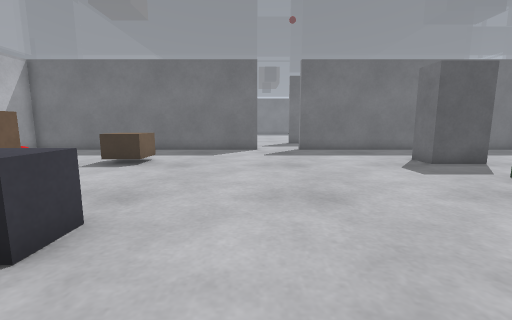
View 1 (above)

18 first-person views from a walk through a world built for the Gazebo simulator. The camera is 0.72 m above the floor, tilts 8° down and sees 90° across. The lines on the ground mark 1 m squares. The floor is counted in squares, 0.5 m on a side. Each view is taken from the middle of a square. On the plan, view 1 faces up. The plan holds only what a view shows up to about 13 squares ahead; the rest is blank. The place goes on beyond the plan.

View 2
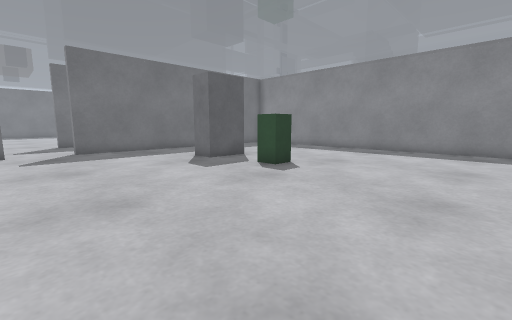

View 3
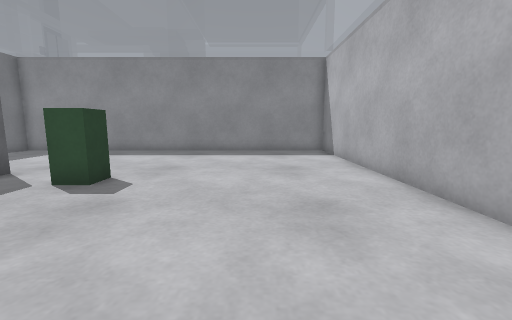

View 4
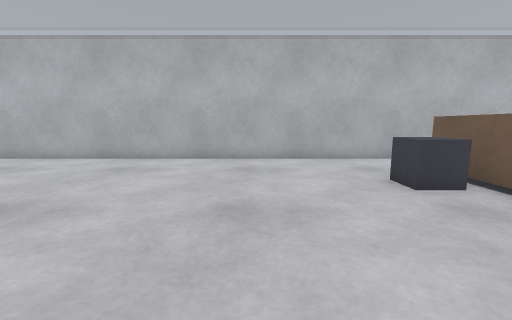

View 5
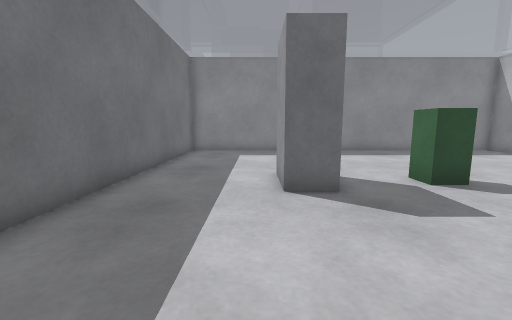

View 6
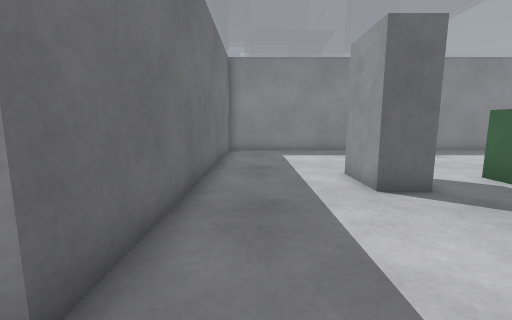

View 7
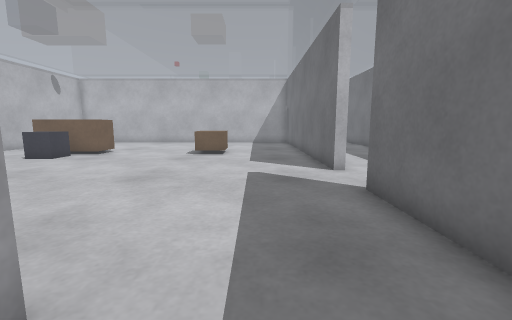

View 8
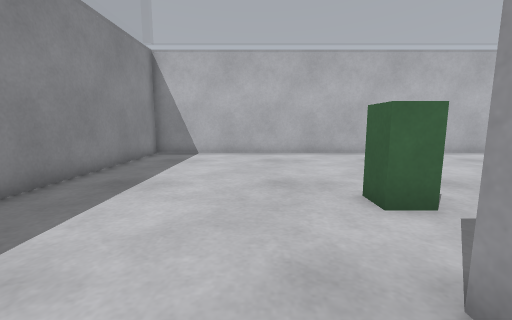

View 9
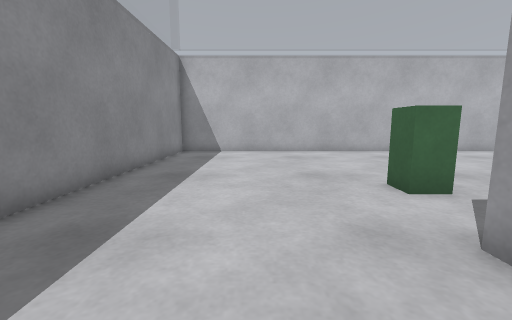

View 10
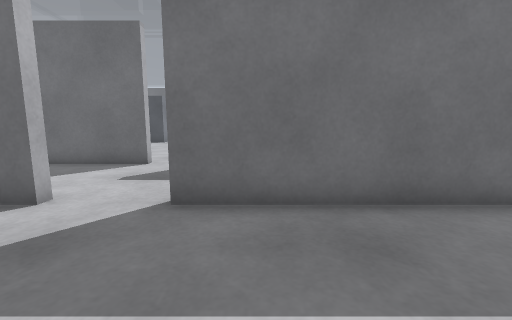

View 11
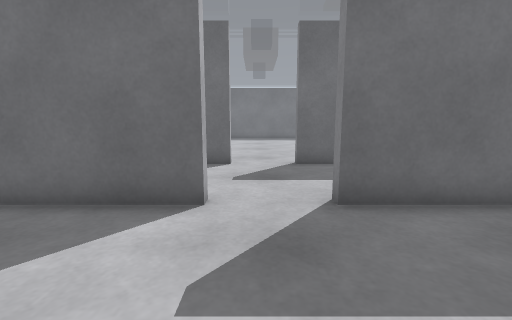

View 12
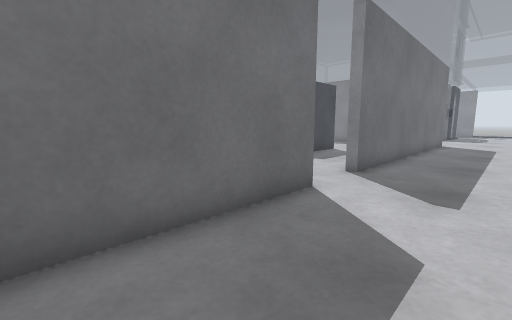

View 13
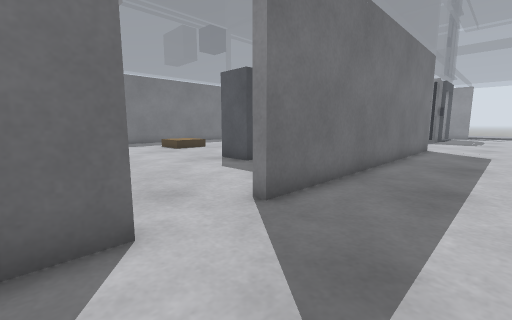

View 14
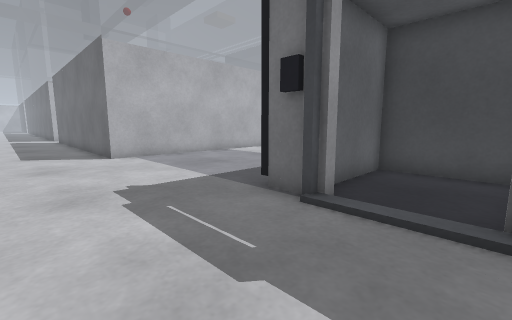

View 15
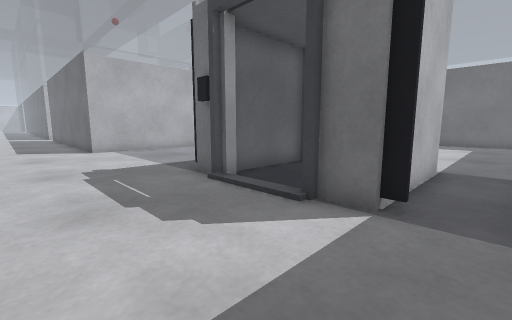

View 16
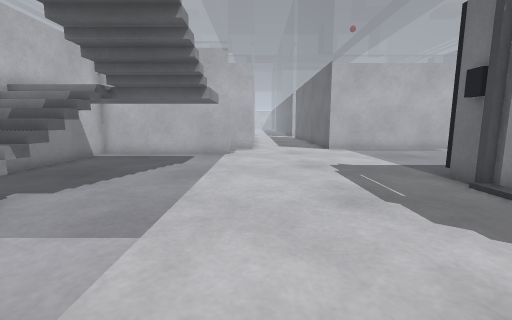

View 17
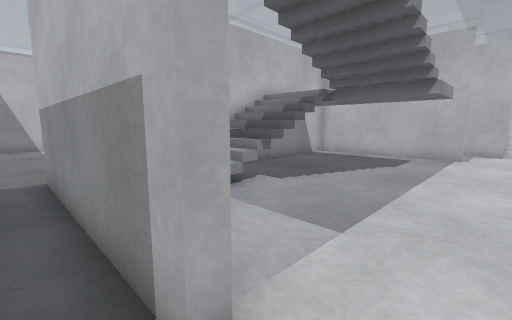

View 18
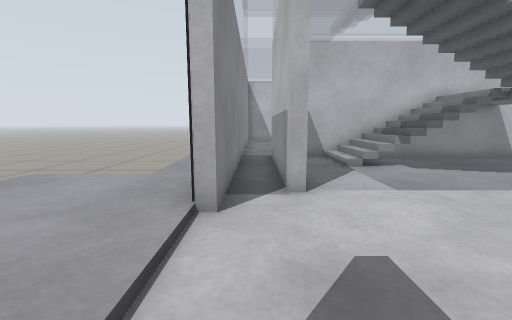

### Floor plan
Key: @ floor where view 1 was taken; # wall or solid block; . main floor; : floor 0.05 m higher than the main floor; + floor 1.3 m higher than the main floor; / step, stairs or slope; = window, fence, low wall or low ledge; B brown box; G grey box; R green box; W white box; P grey post; O other object.
Columns run from 5 left of view 1 to 31 right of it. Each row starts with its distance up from view 1.
 27         ....                     ...
 26        .....                     ...
 25        ....G                     # .
 24        ....G          ...    OOOOO .
 23     .......G        #.....   O   O .
 22     ........        #......  O   O .
 21      .......        #.......#W  W##.
 20      #..#           #.......#P::P  .
 19 ######..#############...............
 18 ....................................
 17 .....................................
 16 .....................................
 15  #####..#######  ####...............
 14 ######..#############.... #.........
 13 ....................# ##.+ ///....#.#
 12 ....................   #.+    ....#.#
 11 ....................   #.+ ///....#.#
 10 BB.........GGG......   #.+ //////.#.#
  9 BB..........GG......   #.+    ///.#.#
  8 ....................#  ##====###==#.#
  7 ............RR......#    ###      #.#
  6 ............RR......#             ..O
  5 ....................#             ..
  4 BBG.................#             ..
  3  GGG................#             ..
  2  BG.................#             ..
  1  ...................#             ..
  0  ....@..............#             ..
 -1  ...................#             ..
 -2 #####################             ..
 -3                                   OO

Positions as (right, up) in squares from view 1, and headings:
1: (0, 0), facing up
2: (0, 0), facing up-right
3: (1, 2), facing right
4: (1, 9), facing down
5: (1, 11), facing right
6: (1, 13), facing right
7: (8, 12), facing left
8: (10, 11), facing down
9: (11, 12), facing down
10: (4, 10), facing up
11: (1, 10), facing up
12: (-5, 16), facing up-right
13: (-1, 16), facing up-right
14: (27, 16), facing up-left
15: (30, 16), facing up-left
16: (30, 15), facing left
17: (30, 15), facing down-left
18: (30, 19), facing down
